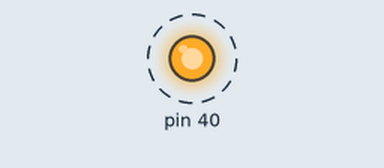
This program was run on a simulated Raspberry Pi (header pin numbers). Parts: output pins drawn as LEDs (lit = HIGH). Dashed ring = blinking. What the program prints to the terminal is not drawn.

Above: at 0.5 s.
Timing chart, 0 to 4.6 s (numbered marks = the images above):
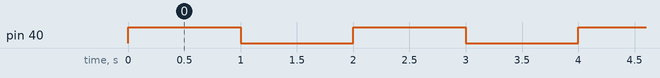

The program:

singleLed.py
```python
import RPi.GPIO as GPIO # Import Package import import time
import time
GPIO.setmode(GPIO.BOARD) # Set Mode BOARD or BCM
GPIO.setwarnings(False) # Disable Warnings
GPIO.setup(40,GPIO.OUT) #Set Pin 11 as Output
while True:
    print ("LED on") # 'on' Print Message
    GPIO.output(40,GPIO.HIGH) #Set GPIO pin High Turn on LED
    time.sleep(1) # wait for 1 Second
    print ("LED off") # 'off' Print Message
    GPIO.output(40,GPIO.LOW) #Set GPIO pin Low Turn off LED
    time.sleep(1)
```

Measured:
- by itself, pin 40: alternates HIGH for 1.0 s and LOW for 1.0 s
